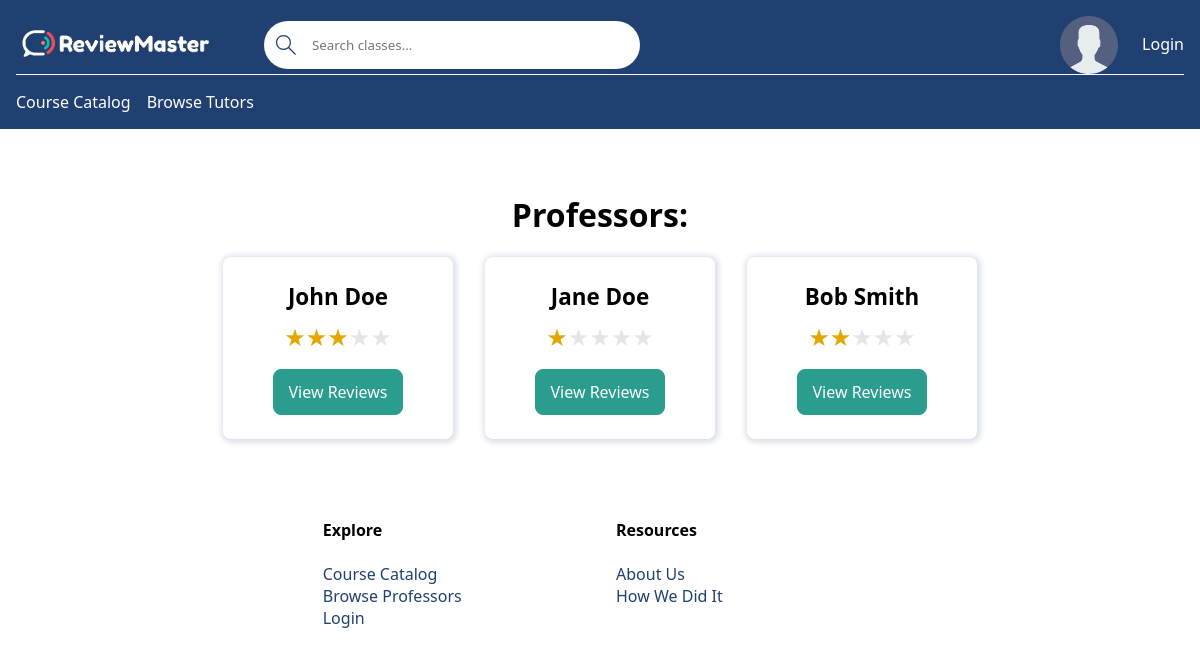
Before: /professor-list/ with the older database file.
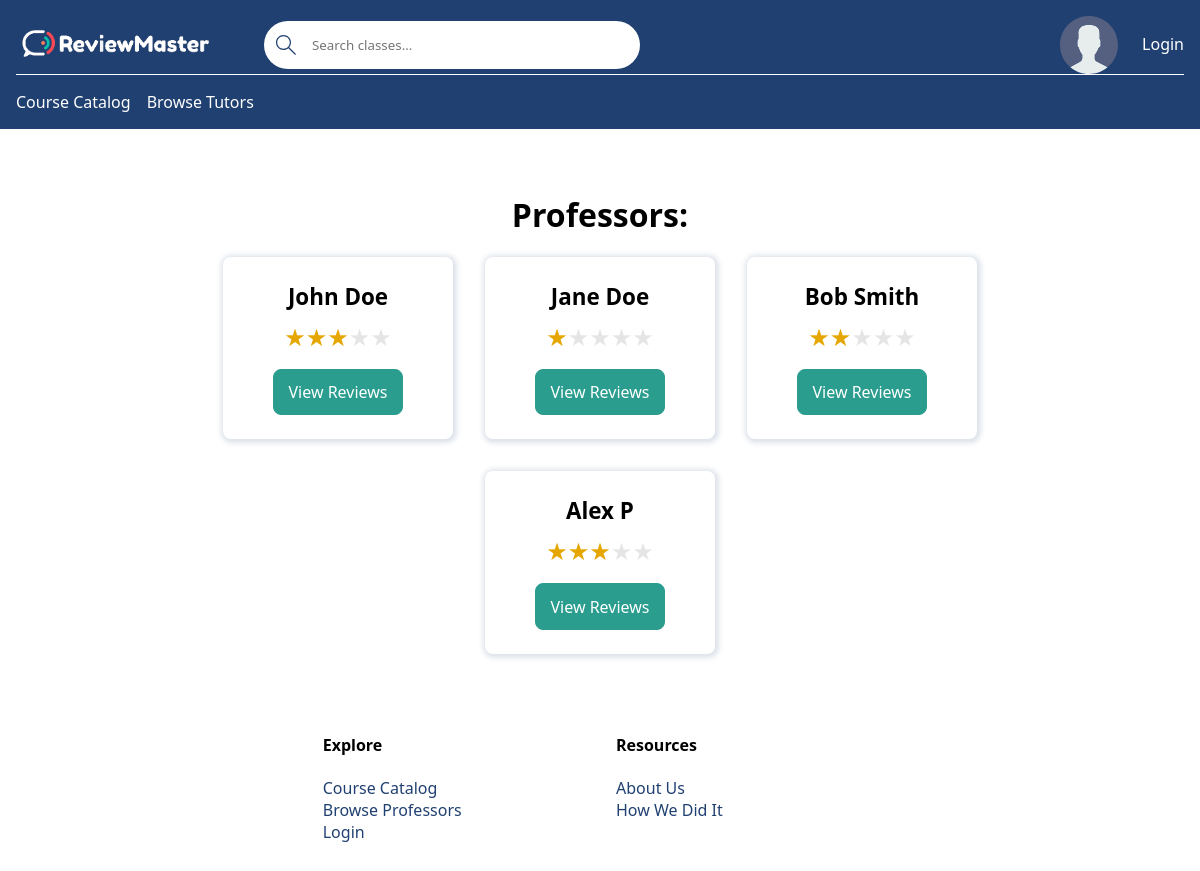
After: the same page with the newer database file.
### base/models.py (models this page shows, shortened)
class Professor(models.Model):
    name = models.CharField(max_length=100)  # First & Last Name (John Doe)
    avatar = models.ImageField(null=True, default='avatar.svg')
    verified = models.BooleanField(default=False)  # If the professor is verified by email
    user_account = models.OneToOneField(User, on_delete=models.CASCADE, null=True, blank=True)
    def rating(self):
        unflagged = self.review_set.filter(flagged=False)
        count = unflagged.count()
        if count == 0:
            return 'N/A'
        total = sum(review.rating for review in unflagged)
        average = round(total / count, 1)
        return f'{average} / 5'
    def __str__(self):
        if self.user_account and self.user_account.first_name and self.user_account.last_name:
            return f'{self.user_account.first_name} {self.user_account.last_name}'
        elif self.user_account and self.user_account.first_name:
            return f'{self.user_account.first_name}'
        else:
            return self.name

class Review(models.Model):
    professor = models.ForeignKey(Professor, on_delete=models.CASCADE)
    student = models.ForeignKey(User, on_delete=models.CASCADE)
    flagged = models.BooleanField(default=False)
    rating = models.IntegerField()
    course = models.ForeignKey(Course, related_name='course', on_delete=models.SET_NULL, null=True)
    review = models.TextField(null=True, blank=True)
    reply = models.TextField(null=True, blank=True)

### base/views/views_professor.py (the view)
# urls.py: path('professor-list/', professor_list, name = "professor-list"),
def professor_list(request):
    professors = Professor.objects.all()
    context = {
        'professors': professors,
        'reviews': Review.objects.filter(flagged=False)
    }
    return render(request, 'base/professor/professor_list.html', context)

### base/templates/base/professor/professor_list.html
{% extends 'main.html' %}
{% block content %}
<main class="professor-page">
    <h1>Professors:</h1>
    <div class="card-list">
        {% for professor in professors %}
            <div class="card-item">
                <p class="card-name">{{ professor }}</p>
                <p class="container-rating"><span class="star-rating star-rating-{{ professor.rating|slice:":1" }}"></span></p>
                <a class="secondary-button" href="{% url 'professor-reviews' professor.id %}">View Reviews</a>
            </div>
        {% endfor %}
    </div>
</main>
{% endblock content %}

Changed rows visible on the page:
added Professor: user_account+name "Alex P"
